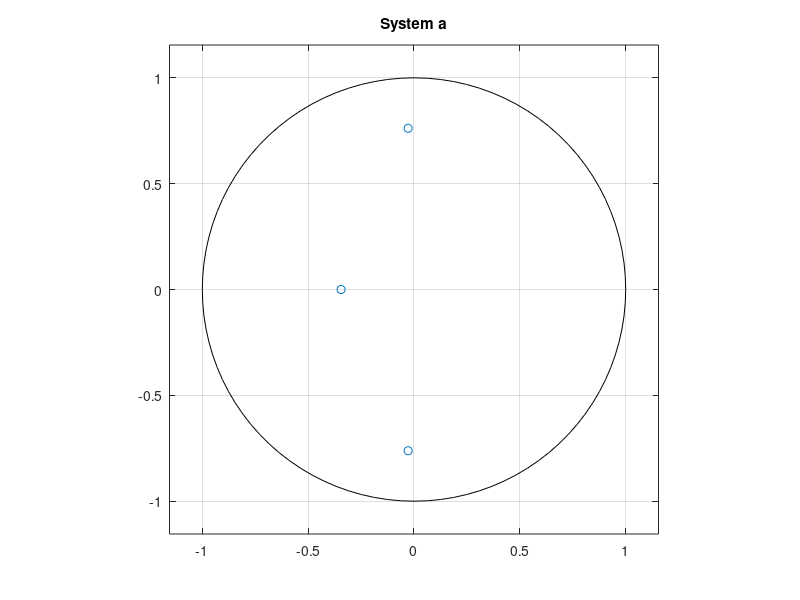
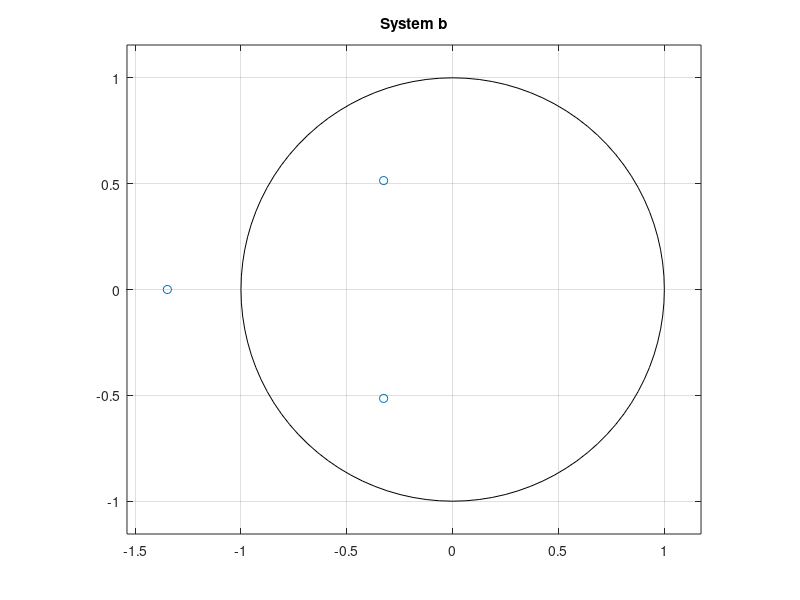
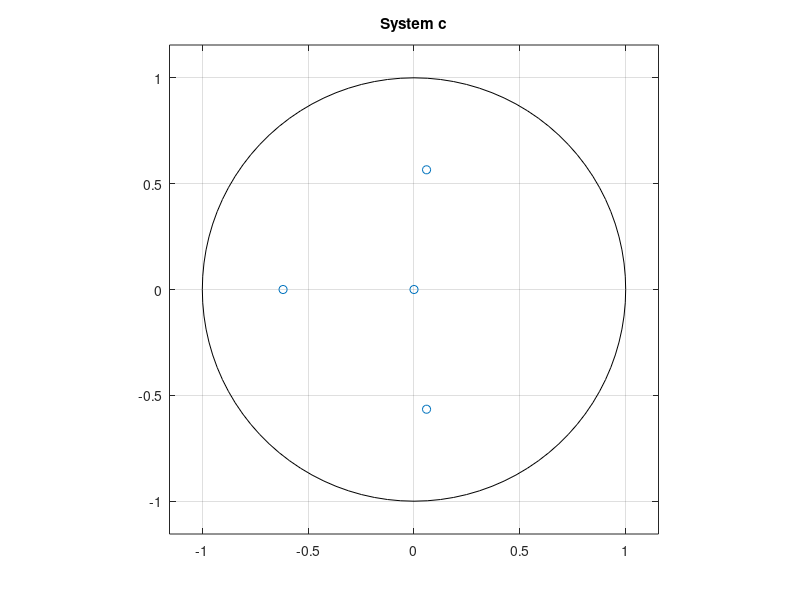
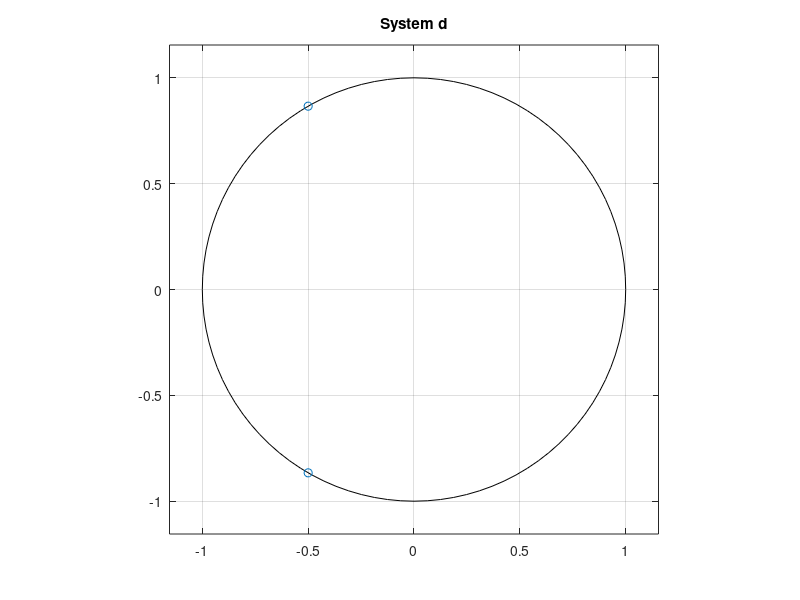

Write MATLAB code to recreate these figures, in order.
clc;
close all;

% System a
coeffs_a = [5 2 3 1];
roots_a = roots(coeffs_a);
if all(abs(roots_a) < 1)
    disp('System a is stable');
else
    disp('System a is unstable');
end
figure
zplane(roots_a)
title('System a')

% System b
coeffs_b = [1 2 1.25 0.5];
roots_b = roots(coeffs_b);
if all(abs(roots_b) < 1)
    disp('System b is stable');
else
    disp('System b is unstable');
end
figure
zplane(roots_b)
title('System b')

% System c
coeffs_c = [1 0.5 0.25 0.2 0];
roots_c = roots(coeffs_c);
if all(abs(roots_c) < 1)
    disp('System c is stable');
else
    disp('System c is unstable');
end
figure
zplane(roots_c)
title('System c')

% System d
coeffs_d = [1 1 1];
roots_d = roots(coeffs_d);
if all(abs(roots_d) < 1)
    disp('System d is stable');
else
    disp('System d is unstable');
end
figure
zplane(roots_d)
title('System d')